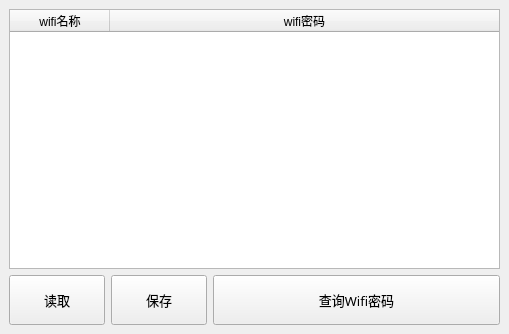
<?xml version="1.0" encoding="UTF-8"?>
<ui version="4.0">
 <class>MainWindow</class>
 <widget class="QMainWindow" name="MainWindow">
  <property name="geometry">
   <rect>
    <x>0</x>
    <y>0</y>
    <width>509</width>
    <height>334</height>
   </rect>
  </property>
  <property name="windowTitle">
   <string>MainWindow</string>
  </property>
  <widget class="QWidget" name="centralwidget">
   <layout class="QGridLayout" name="gridLayout">
    <item row="0" column="0">
     <layout class="QVBoxLayout" name="verticalLayout">
      <item>
       <widget class="QTableWidget" name="tableWidget">
        <attribute name="horizontalHeaderStretchLastSection">
         <bool>true</bool>
        </attribute>
        <column>
         <property name="text">
          <string>wifi名称</string>
         </property>
        </column>
        <column>
         <property name="text">
          <string>wifi密码</string>
         </property>
        </column>
       </widget>
      </item>
      <item>
       <layout class="QHBoxLayout" name="horizontalLayout" stretch="1,1,3">
        <item>
         <widget class="QPushButton" name="readButton">
          <property name="minimumSize">
           <size>
            <width>1</width>
            <height>50</height>
           </size>
          </property>
          <property name="font">
           <font>
            <pointsize>10</pointsize>
           </font>
          </property>
          <property name="text">
           <string>读取</string>
          </property>
         </widget>
        </item>
        <item>
         <widget class="QPushButton" name="saveButton">
          <property name="minimumSize">
           <size>
            <width>1</width>
            <height>50</height>
           </size>
          </property>
          <property name="font">
           <font>
            <pointsize>10</pointsize>
           </font>
          </property>
          <property name="text">
           <string>保存</string>
          </property>
         </widget>
        </item>
        <item>
         <widget class="QPushButton" name="findButton">
          <property name="minimumSize">
           <size>
            <width>2</width>
            <height>50</height>
           </size>
          </property>
          <property name="baseSize">
           <size>
            <width>0</width>
            <height>0</height>
           </size>
          </property>
          <property name="font">
           <font>
            <family>思源黑体</family>
            <pointsize>10</pointsize>
           </font>
          </property>
          <property name="text">
           <string>查询Wifi密码</string>
          </property>
         </widget>
        </item>
       </layout>
      </item>
     </layout>
    </item>
   </layout>
  </widget>
  <widget class="QMenuBar" name="menubar">
   <property name="geometry">
    <rect>
     <x>0</x>
     <y>0</y>
     <width>509</width>
     <height>22</height>
    </rect>
   </property>
  </widget>
 </widget>
 <resources/>
 <connections/>
</ui>
